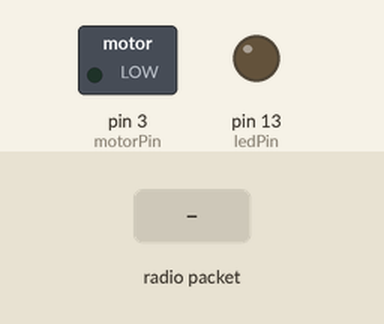
This sketch was run on a simulated Arduino Uno, built with avr-gcc and run on an emulated ATmega328P. Shown: switched loads named in the sketch (green lamp = pin HIGH), output pins drawn as LEDs (lit = HIGH). The inputs (shaded band) are chosen by the test bench. No radio packets arrive unless stated; what the sketch prints to the serial monitor is not drawn.

Above: at 1.2 s.
1.3 s: radio packet "90" arrives
Timing chart, 0 to 4.3 s (numbered marks = the images above; inputs shaded):
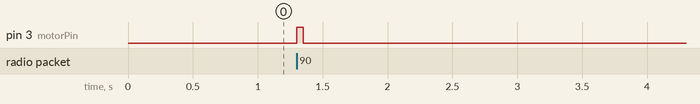

The sketch:

VirtualWire_Integer_RX_WorkingBPM.ino
```cpp
/*

Sensor Receiver
By Markus Ulfberg 2012-07-06

Gets a sensor reading 0-1023 in a char array
from RF Transmitter unit via VirtualWire
converts char array back to integer

*/

#include <VirtualWire.h>

// LED's
int ledPin = 13;
int alarmPin = 6;

// Sensors
int Sensor1Data;

//Vibrater
const int motorPin = 3;

// RF Transmission container
char Sensor1CharMsg[4];

void setup() {
  Serial.begin(9600);

  // sets the digital pin as output
  pinMode(ledPin, OUTPUT);

  //Vibrating motor
  pinMode(motorPin, OUTPUT);

    // VirtualWire
    // Initialise the IO and ISR
    // Required for DR3100
    vw_set_ptt_inverted(true);
    // Bits per sec
    vw_setup(2000);

    // Start the receiver PLL running
    vw_rx_start();

} // END void setup

void loop(){
    uint8_t buf[VW_MAX_MESSAGE_LEN];
    uint8_t buflen = VW_MAX_MESSAGE_LEN;

    // Non-blocking
    if (vw_get_message(buf, &buflen))
    {
	int i;
        // Turn on a light to show received good message
        digitalWrite(13, true);

        // Message with a good checksum received, dump it.
        for (i = 0; i < buflen; i++)
	{
          // Fill Sensor1CharMsg Char array with corresponding
          // chars from buffer.
          Sensor1CharMsg[i] = char(buf[i]);
	}

        // Null terminate the char array
        // This needs to be done otherwise problems will occur
        // when the incoming messages has less digits than the
        // one before.
        Sensor1CharMsg[buflen] = '\0';

        // Convert Sensor1CharMsg Char array to integer
        Sensor1Data = atoi(Sensor1CharMsg);


        // DEBUG
        Serial.print("Sensor 1: ");
        Serial.println(Sensor1Data);

        // END DEBUG

        // Turn off light to and await next message
        digitalWrite(13, false);

        if(Sensor1Data >= 40) {
         digitalWrite(alarmPin, HIGH);
         digitalWrite(motorPin, HIGH);
         delay(50);
         digitalWrite(alarmPin, LOW);
         digitalWrite(motorPin, LOW);
         delay(50);
        }
    }
}
```

Measured:
- after the input at 1.3 s, pin 3 (motorPin): LOW → HIGH at once, → LOW 0.05 s later
